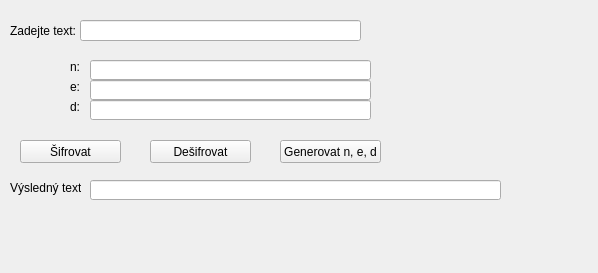
<?xml version="1.0" encoding="UTF-8"?>
<ui version="4.0">
 <class>Form</class>
 <widget class="QWidget" name="Form">
  <property name="geometry">
   <rect>
    <x>0</x>
    <y>0</y>
    <width>598</width>
    <height>273</height>
   </rect>
  </property>
  <property name="windowTitle">
   <string>Form</string>
  </property>
  <widget class="QLabel" name="label">
   <property name="geometry">
    <rect>
     <x>10</x>
     <y>20</y>
     <width>71</width>
     <height>21</height>
    </rect>
   </property>
   <property name="text">
    <string>Zadejte text:</string>
   </property>
  </widget>
  <widget class="QLineEdit" name="inputText">
   <property name="geometry">
    <rect>
     <x>80</x>
     <y>20</y>
     <width>281</width>
     <height>21</height>
    </rect>
   </property>
  </widget>
  <widget class="QLabel" name="labeln">
   <property name="geometry">
    <rect>
     <x>70</x>
     <y>60</y>
     <width>47</width>
     <height>13</height>
    </rect>
   </property>
   <property name="text">
    <string>n:</string>
   </property>
  </widget>
  <widget class="QLabel" name="labele">
   <property name="geometry">
    <rect>
     <x>70</x>
     <y>80</y>
     <width>47</width>
     <height>13</height>
    </rect>
   </property>
   <property name="text">
    <string>e:</string>
   </property>
  </widget>
  <widget class="QLabel" name="labeld">
   <property name="geometry">
    <rect>
     <x>70</x>
     <y>100</y>
     <width>47</width>
     <height>13</height>
    </rect>
   </property>
   <property name="text">
    <string>d:</string>
   </property>
  </widget>
  <widget class="QLineEdit" name="finalText">
   <property name="geometry">
    <rect>
     <x>90</x>
     <y>180</y>
     <width>411</width>
     <height>20</height>
    </rect>
   </property>
  </widget>
  <widget class="QLabel" name="label1">
   <property name="geometry">
    <rect>
     <x>10</x>
     <y>180</y>
     <width>71</width>
     <height>16</height>
    </rect>
   </property>
   <property name="text">
    <string>Výsledný text:</string>
   </property>
  </widget>
  <widget class="QPushButton" name="encrypt_button">
   <property name="geometry">
    <rect>
     <x>20</x>
     <y>140</y>
     <width>101</width>
     <height>23</height>
    </rect>
   </property>
   <property name="text">
    <string>Šifrovat</string>
   </property>
  </widget>
  <widget class="QPushButton" name="decrypt_button">
   <property name="geometry">
    <rect>
     <x>150</x>
     <y>140</y>
     <width>101</width>
     <height>23</height>
    </rect>
   </property>
   <property name="text">
    <string>Dešifrovat</string>
   </property>
  </widget>
  <widget class="QLineEdit" name="lineEdit_n">
   <property name="geometry">
    <rect>
     <x>90</x>
     <y>60</y>
     <width>281</width>
     <height>20</height>
    </rect>
   </property>
  </widget>
  <widget class="QLineEdit" name="lineEdit_e">
   <property name="geometry">
    <rect>
     <x>90</x>
     <y>80</y>
     <width>281</width>
     <height>20</height>
    </rect>
   </property>
  </widget>
  <widget class="QLineEdit" name="lineEdit_d">
   <property name="geometry">
    <rect>
     <x>90</x>
     <y>100</y>
     <width>281</width>
     <height>20</height>
    </rect>
   </property>
  </widget>
  <widget class="QPushButton" name="random">
   <property name="geometry">
    <rect>
     <x>280</x>
     <y>140</y>
     <width>101</width>
     <height>23</height>
    </rect>
   </property>
   <property name="text">
    <string>Generovat n, e, d</string>
   </property>
  </widget>
 </widget>
 <resources/>
 <connections/>
</ui>
